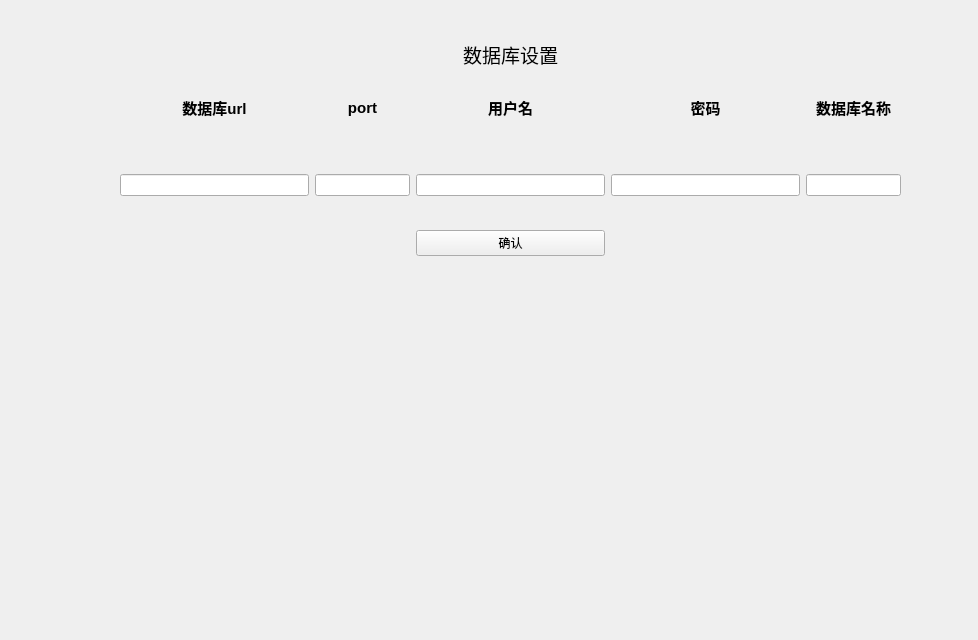
<?xml version="1.0" encoding="UTF-8"?>
<ui version="4.0">
 <class>Form</class>
 <widget class="QWidget" name="Form">
  <property name="geometry">
   <rect>
    <x>0</x>
    <y>0</y>
    <width>978</width>
    <height>640</height>
   </rect>
  </property>
  <property name="windowTitle">
   <string>Form</string>
  </property>
  <widget class="QWidget" name="verticalLayoutWidget">
   <property name="geometry">
    <rect>
     <x>120</x>
     <y>40</y>
     <width>781</width>
     <height>216</height>
    </rect>
   </property>
   <layout class="QVBoxLayout" name="verticalLayout" stretch="0,1">
    <item>
     <widget class="QLabel" name="label_6">
      <property name="font">
       <font>
        <family>微软雅黑</family>
        <pointsize>14</pointsize>
       </font>
      </property>
      <property name="text">
       <string>数据库设置</string>
      </property>
      <property name="alignment">
       <set>Qt::AlignCenter</set>
      </property>
     </widget>
    </item>
    <item>
     <layout class="QGridLayout" name="gridLayout" rowstretch="2,0,0" columnstretch="2,1,2,2,1">
      <property name="verticalSpacing">
       <number>34</number>
      </property>
      <item row="0" column="1">
       <widget class="QLabel" name="label_2">
        <property name="font">
         <font>
          <family>Microsoft YaHei UI</family>
          <pointsize>11</pointsize>
          <weight>75</weight>
          <bold>true</bold>
         </font>
        </property>
        <property name="text">
         <string>port</string>
        </property>
        <property name="alignment">
         <set>Qt::AlignCenter</set>
        </property>
       </widget>
      </item>
      <item row="2" column="2">
       <widget class="PrimaryPushButton" name="PrimaryPushButton">
        <property name="text">
         <string>确认</string>
        </property>
       </widget>
      </item>
      <item row="1" column="4">
       <widget class="LineEdit" name="LineEdit_4"/>
      </item>
      <item row="1" column="2">
       <widget class="LineEdit" name="LineEdit_2"/>
      </item>
      <item row="0" column="0">
       <widget class="QLabel" name="label">
        <property name="font">
         <font>
          <family>Microsoft YaHei UI</family>
          <pointsize>11</pointsize>
          <weight>75</weight>
          <bold>true</bold>
         </font>
        </property>
        <property name="text">
         <string>数据库url</string>
        </property>
        <property name="alignment">
         <set>Qt::AlignCenter</set>
        </property>
       </widget>
      </item>
      <item row="0" column="4">
       <widget class="QLabel" name="label_9">
        <property name="font">
         <font>
          <family>Microsoft YaHei UI</family>
          <pointsize>11</pointsize>
          <weight>75</weight>
          <bold>true</bold>
         </font>
        </property>
        <property name="text">
         <string>数据库名称</string>
        </property>
        <property name="alignment">
         <set>Qt::AlignCenter</set>
        </property>
       </widget>
      </item>
      <item row="1" column="0">
       <widget class="LineEdit" name="LineEdit"/>
      </item>
      <item row="1" column="1">
       <widget class="LineEdit" name="LineEdit_5"/>
      </item>
      <item row="0" column="2">
       <widget class="QLabel" name="label_7">
        <property name="font">
         <font>
          <family>Microsoft YaHei UI</family>
          <pointsize>11</pointsize>
          <weight>75</weight>
          <bold>true</bold>
         </font>
        </property>
        <property name="text">
         <string>用户名</string>
        </property>
        <property name="alignment">
         <set>Qt::AlignCenter</set>
        </property>
       </widget>
      </item>
      <item row="1" column="3">
       <widget class="LineEdit" name="LineEdit_3"/>
      </item>
      <item row="0" column="3">
       <widget class="QLabel" name="label_8">
        <property name="font">
         <font>
          <family>Microsoft YaHei UI</family>
          <pointsize>11</pointsize>
          <weight>75</weight>
          <bold>true</bold>
         </font>
        </property>
        <property name="text">
         <string>密码</string>
        </property>
        <property name="alignment">
         <set>Qt::AlignCenter</set>
        </property>
       </widget>
      </item>
     </layout>
    </item>
   </layout>
  </widget>
  <widget class="NavigationInterface" name="NavigationInterface">
   <property name="geometry">
    <rect>
     <x>60</x>
     <y>30</y>
     <width>48</width>
     <height>591</height>
    </rect>
   </property>
  </widget>
 </widget>
 <customwidgets>
  <customwidget>
   <class>PushButton</class>
   <extends>QPushButton</extends>
   <header>qfluentwidgets</header>
  </customwidget>
  <customwidget>
   <class>PrimaryPushButton</class>
   <extends>PushButton</extends>
   <header>qfluentwidgets</header>
  </customwidget>
  <customwidget>
   <class>NavigationInterface</class>
   <extends>QWidget</extends>
   <header>qfluentwidgets</header>
  </customwidget>
  <customwidget>
   <class>LineEdit</class>
   <extends>QLineEdit</extends>
   <header>qfluentwidgets</header>
  </customwidget>
 </customwidgets>
 <resources/>
 <connections/>
</ui>
